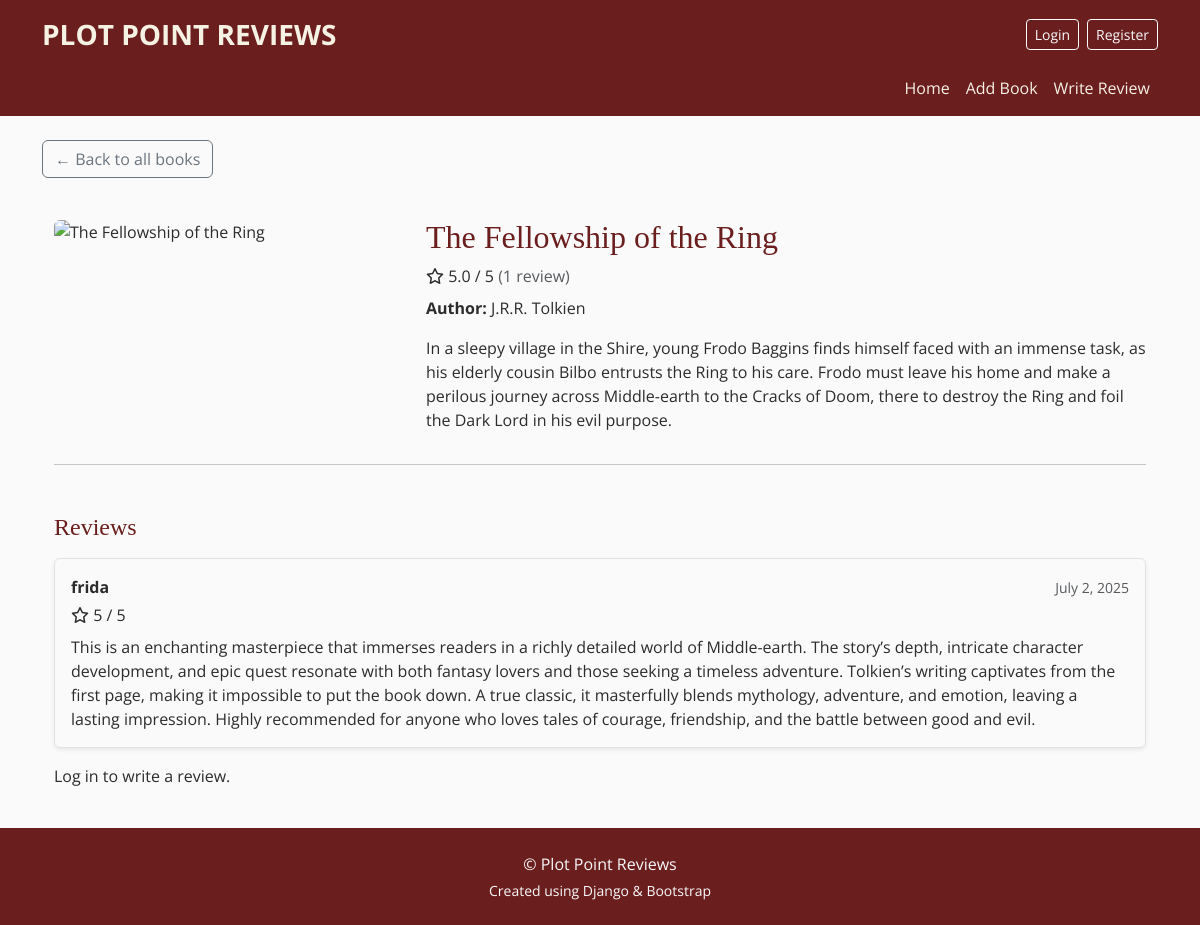
Screenshot of /book/1/ with the database file from the repository.
### books/models.py (models this page shows, shortened)
class Book(models.Model):
    title = models.CharField(max_length=255)
    author = models.CharField(max_length=255)
    cover = CloudinaryField('image')
    description = models.TextField(default='No description yet')
    @property
    def average_rating(self):
        reviews = self.reviews.all()
        if reviews.exists():
            return round(sum([r.rating for r in reviews]) / reviews.count(), 1)
        return None
    @property
    def review_count(self):
        return self.reviews.count()

class Review(models.Model):
    book = models.ForeignKey(Book, on_delete=models.CASCADE, related_name='reviews')
    user = models.ForeignKey(User, on_delete=models.CASCADE, related_name='reviews')
    rating = models.PositiveSmallIntegerField()
    content = models.TextField()
    created_at = models.DateTimeField(auto_now_add=True)

### books/views.py (the view)
# urls.py: path('book/<int:pk>/', views.book_detail, name='book_detail'),
def book_detail(request, pk):
    book = get_object_or_404(Book, pk=pk)
    reviews = Review.objects.filter(book=book).order_by('-created_at')
    user_review = None
    if request.user.is_authenticated:
        user_review = Review.objects.filter(book=book, user=request.user).first()
        if request.method == 'POST' and not user_review:
            form = ReviewForm(request.POST)
            if form.is_valid():
                review = form.save(commit=False)
                review.book = book
                review.user = request.user
                review.save()
                messages.success(request, 'Thank you for your review!')
                return redirect('book_detail', pk=book.pk)
        else:
            form = ReviewForm()
    else:
        form = None
    return render(request, 'books/book_detail.html', {
        'book': book,
        'reviews': reviews,
        'form': form,
        'user_review': user_review
    })

### books/templates/books/book_detail.html (shortened to what this page needs)
{% extends 'base.html' %}
{% load static %}
{% block content %}
<a href="{% url 'book_list' %}" class="btn btn-outline-secondary mb-3">
  ← Back to all books
</a>
<div class="container mt-4">
  <div class="row">
    <div class="col-md-4">
      {% if book.cover %}
        <img src="{{ book.cover.url }}" class="img-fluid rounded" alt="{{ book.title }}">
      {% endif %}
    </div>
    <div class="col-md-8">
    <h2>{{ book.title }}</h2>
    {% if book.average_rating %}
        <p class="mb-2">
        <i class="fa-regular fa-star"></i>
        {{ book.average_rating }} / 5
        <span class="text-muted">({{ book.review_count }} review{{ book.review_count|pluralize }})</span>
        </p>
    {% else %}
        <p class="text-muted">No reviews yet</p>
    {% endif %}
      <p><strong>Author:</strong> {{ book.author }}</p>
      <p>{{ book.description }}</p>
    </div>
  </div>
  <hr>
<h4 class="mt-5 mb-3">Reviews</h4>
{% if book.reviews.exists %}
  {% for review in book.reviews.all %}
    <div class="border rounded p-3 mb-3 shadow-sm">
      <div class="d-flex justify-content-between align-items-center mb-1">
        <strong>{{ review.user.username }}</strong>
        <small class="text-muted">{{ review.created_at|date:"F j, Y" }}</small>
      </div>
      <div class="mb-2">
        <i class="fa-regular fa-star"></i>
        {{ review.rating }} / 5
      </div>
      <p class="mb-0">{{ review.content }}</p>
    </div>
  {% endfor %}
{% else %}
  <p class="text-muted">No reviews yet for this book.</p>
{% endif %}
{% if user.is_authenticated %}
  {% if user_review %}
    <p class="text-muted">You’ve already reviewed this book.</p>
  {% else %}
    <hr>
    <h5 class="mb-3">Leave a review</h5>
    <form method="POST">
      {% csrf_token %}
      <div class="mb-3">
        {{ form.rating.label_tag }}
        {{ form.rating }}
      </div>
      <div class="mb-3">
        {{ form.content.label_tag }}
        {{ form.content }}
      </div>
      <button type="submit" class="btn btn-submit">
        <i class="fa-solid fa-paper-plane"></i> Submit Review
      </button>
    </form>
  {% endif %}
{% else %}
  <p class="mt-3">Log in to write a review.</p>
{% endif %}
</div>
{% endblock %}

### static/css/style.css (style rules this page uses)
html, body { height: 100%; display: flex; flex-direction: column; font-family: 'Open Sans', sans-serif; background-color: #FAFAFA; color: #2C2C2C; margin: 0; padding: 0; }
h1, h2, h3, h4, h5, h6, .card-title { font-family: 'Playfair Display', serif; color: #6B1E1E; }

### rows the page displays
Book: title "The Fellowship of the Ring", average_rating "5.0", review_count "1", author "J.R.R. Tolkien", description "In a sleepy village in the Shire, young Frodo Baggins finds himself faced with an immense task, as his elderly cousin Bilbo entrusts the Ring to his care. Frodo must leave his home and make a perilous journey across Middle-earth to the Cracks of Doom, there to destroy the Ring and foil the Dark Lord in his evil purpose."
Review: user.username "frida", created_at "July 2, 2025", rating "5", content "This is an enchanting masterpiece that immerses readers in a richly detailed world of Middle-earth. The story’s depth, intricate character development, and epic quest resonate with both fantasy lovers and those seeking a timeless adventure. Tolkien’s writing captivates from the first page, making it impossible to put the book down. A true classic, it masterfully blends mythology, adventure, and emotion, leaving a lasting impression. Highly recommended for anyone who loves tales of courage, friendship, and the battle between good and evil."
